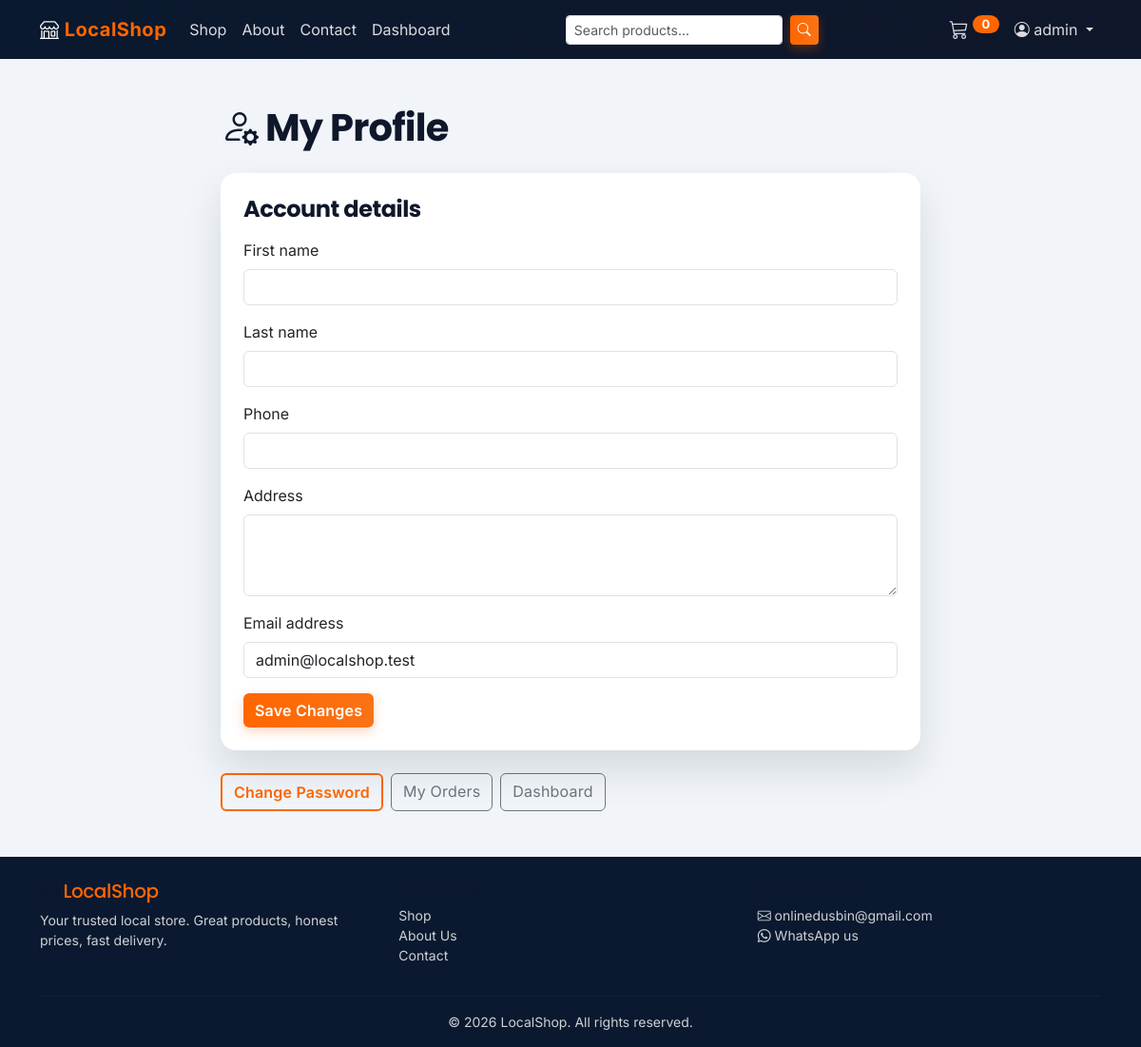
The page /accounts/profile/ (signed in) on the database its author committed.
### accounts/models.py (models this page shows, shortened)
class CustomUser(AbstractUser):
    class Role(models.TextChoices):
        CUSTOMER = 'CUSTOMER', 'Customer'
        SHOP_OWNER = 'SHOP_OWNER', 'Shop Owner'
        ADMIN = 'ADMIN', 'Administrator'
    role = models.CharField(
        max_length=20,
        choices=Role.choices,
        default=Role.CUSTOMER,
        help_text='Determines dashboard access and store management permissions.',
    )
    phone = models.CharField(max_length=20, blank=True)
    address = models.TextField(blank=True)
    @property
    def is_staff_member(self):
        return self.role in (self.Role.SHOP_OWNER, self.Role.ADMIN) or self.is_superuser

### store/models.py (models this page shows, shortened)
class ContactSettings(models.Model):
    email = models.EmailField(
        blank=True,
        help_text='Shown on the contact page and used as the fallback recipient for the contact form.',
    )
    phone = models.CharField(
        max_length=30,
        blank=True,
        help_text='Tap-to-call number. Spaces, dashes and a leading + are fine.',
    )
    whatsapp_number = models.CharField(
        max_length=20,
        blank=True,
        help_text='Digits only, including country code, e.g. 918837351115.',
    )
    address = models.TextField(blank=True, help_text='Shop address shown on the contact page.')
    opening_hours = models.CharField(
        max_length=120,
        blank=True,
        help_text='e.g. Mon - Sat: 9:00 AM - 8:00 PM',
    )
    updated_at = models.DateTimeField(auto_now=True)
    class Meta:
        verbose_name_plural = 'Contact settings'
    @classmethod
    def load(cls):
        obj, _ = cls.objects.get_or_create(
            pk=1,
            defaults={
                'email': getattr(settings, 'CONTACT_EMAIL', ''),
                'phone': getattr(settings, 'PHONE_NUMBER', ''),
                'whatsapp_number': getattr(settings, 'WHATSAPP_NUMBER', ''),
                'address': getattr(settings, 'SHOP_ADDRESS', ''),
                'opening_hours': getattr(settings, 'SHOP_HOURS', ''),
            },
        )
        return obj

### accounts/views.py (the view)
# urls.py: path('profile/', views.profile, name='profile'),
@login_required
def profile(request):
    if request.method == 'POST':
        form = ProfileUpdateForm(request.POST, instance=request.user)
        if form.is_valid():
            form.save()
            django_messages.success(request, 'Your profile was updated.')
            return redirect('accounts:profile')
    else:
        form = ProfileUpdateForm(instance=request.user)
    return render(request, 'accounts/profile.html', {'form': form})

### accounts/forms.py
class ProfileUpdateForm(forms.ModelForm):
    class Meta:
        model = CustomUser
        fields = ('first_name', 'last_name', 'phone', 'address', 'email')
        widgets = {
            'first_name': forms.TextInput(attrs={'class': 'form-control'}),
            'last_name': forms.TextInput(attrs={'class': 'form-control'}),
            'phone': forms.TextInput(attrs={'class': 'form-control'}),
            'address': forms.Textarea(attrs={'class': 'form-control', 'rows': 3}),
            'email': forms.EmailInput(attrs={'class': 'form-control'}),
        }

### ShopLocal/context_processors.py (called while the page is built)
def _contact():
    try:
        return ContactSettings.load()
    except Exception:
        return None

### cart/context_processors.py (called while the page is built)
def cart_counter(request):
    cart = get_cart(request)
    count = sum(int(data.get('quantity', 1)) for data in cart.values())
    return {'cart_count': count}

### cart/views.py (called while the page is built)
def get_cart(request):
    return request.session.setdefault(CART_SESSION_KEY, {})

### pages/utils.py (called while the page is built)
def format_phone(raw):
    raw = (raw or '').strip()
    if not raw:
        return ''
    digits = ''.join(ch for ch in raw if ch.isdigit() or ch == '+')
    return '+' + digits.lstrip('+')

def build_tel_link(number=None):
    number = number or contact_details()['phone']
    return f'tel:{format_phone(number)}' if number else ''

### templates/accounts/profile.html (shortened to what this page needs)
{% extends 'base.html' %}
{% block content %}
<section class="py-5">
    <div class="container" style="max-width: 760px;">
        <h1 class="fw-bold mb-4"><i class="bi bi-person-gear"></i> My Profile</h1>
        <div class="card auth-card p-4 mb-4">
            <h4 class="fw-bold mb-3">Account details</h4>
            <form method="post" novalidate>
                {% for field in form %}
                <div class="mb-3">
                    <label class="form-label">{{ field.label }}</label>
                    {{ field }}
                </div>
                {% endfor %}
                <button class="btn btn-accent" type="submit">Save Changes</button>
            </form>
        </div>
        <div class="d-flex flex-wrap gap-2">
            <a href="{% url 'accounts:change_password' %}" class="btn btn-outline-accent">Change Password</a>
            <a href="{% url 'orders:history' %}" class="btn btn-outline-secondary">My Orders</a>
            {% if user.is_staff_member %}
            <a href="{% url 'dashboard:home' %}" class="btn btn-outline-secondary">Dashboard</a>
            {% endif %}
        </div>
    </div>
</section>
{% endblock %}

### templates/base.html (shortened to what this page needs)
{% load static %}
<!DOCTYPE html>
<html lang="en">
<head>
    <link href="https://cdn.jsdelivr.net/npm/bootstrap@5.3.3/dist/css/bootstrap.min.css" rel="stylesheet">
    <link href="https://cdn.jsdelivr.net/npm/bootstrap-icons@1.11.3/font/bootstrap-icons.min.css" rel="stylesheet">
    <link href="{% static 'css/localshop.css' %}" rel="stylesheet">
</head>
<body>
<nav class="navbar navbar-expand-lg navbar-dark navbar-localshop sticky-top">
    <div class="container">
        <a class="navbar-brand" href="{% url 'pages:home' %}">
            <i class="bi bi-shop"></i> <span class="accent">{{ shop_name }}</span>
        </a>
        <div class="collapse navbar-collapse" id="mainNav">
            <ul class="navbar-nav me-auto mb-2 mb-lg-0">
                <li class="nav-item"><a class="nav-link" href="{% url 'store:product_list' %}">Shop</a></li>
                <li class="nav-item"><a class="nav-link" href="{% url 'pages:about' %}">About</a></li>
                <li class="nav-item"><a class="nav-link" href="{% url 'pages:contact' %}">Contact</a></li>
                {% if user.is_authenticated and user.is_staff_member %}
                <li class="nav-item"><a class="nav-link" href="{% url 'dashboard:home' %}">Dashboard</a></li>
                {% endif %}
            </ul>
            <form class="d-flex me-lg-3 mb-2 mb-lg-0" method="get" action="{% url 'store:product_list' %}">
                <input class="form-control form-control-sm me-2" type="search" name="q" placeholder="Search products..."
                       value="{{ query|default:'' }}">
                <button class="btn btn-accent btn-sm" type="submit"><i class="bi bi-search"></i></button>
            </form>
            <ul class="navbar-nav ms-auto align-items-lg-center">
                <li class="nav-item">
                    <a class="nav-link position-relative" href="{% url 'cart:cart_detail' %}">
                        <i class="bi bi-cart3 fs-5"></i>
                        <span class="cart-badge">{{ cart_count|default:0 }}</span>
                    </a>
                </li>
                {% if user.is_authenticated %}
                <li class="nav-item dropdown">
                    <a class="nav-link dropdown-toggle" href="#" role="button" data-bs-toggle="dropdown">
                        <i class="bi bi-person-circle"></i> {{ user.username }}
                    </a>
                </li>
                {% else %}
                <li class="nav-item"><a class="nav-link" href="{% url 'accounts:login' %}">Login</a></li>
                <li class="nav-item"><a class="btn btn-accent btn-sm ms-2" href="{% url 'accounts:register' %}">Register</a></li>
                {% endif %}
            </ul>
        </div>
    </div>
</nav>
<main>
    {% block content %}{% endblock %}
</main>
<footer class="footer-localshop mt-auto pt-4 pb-3">
    <div class="container">
        <div class="row g-3">
            <div class="col-md-4">
                <h5><i class="bi bi-shop"></i> <span class="text-accent">{{ shop_name }}</span></h5>
                <p class="small mb-0">Your trusted local store. Great products, honest prices, fast delivery.</p>
            </div>
            <div class="col-md-4">
                <h6>Quick Links</h6>
                <ul class="list-unstyled small">
                    <li><a href="{% url 'store:product_list' %}">Shop</a></li>
                    <li><a href="{% url 'pages:about' %}">About Us</a></li>
                    <li><a href="{% url 'pages:contact' %}">Contact</a></li>
                </ul>
            </div>
            <div class="col-md-4">
                <h6>Get in Touch</h6>
                <ul class="list-unstyled small">
                    {% if gmail_link %}
                    <li><a href="{{ gmail_link }}" target="_blank"><i class="bi bi-envelope"></i> {{ contact_email }}</a></li>
                    {% endif %}
                    {% if whatsapp_number %}
                    <li><a href="https://wa.me/{{ whatsapp_number }}" target="_blank"><i class="bi bi-whatsapp"></i> WhatsApp us</a></li>
                    {% endif %}
                </ul>
            </div>
        </div>
        <hr class="my-3" style="border-color: rgba(255,255,255,.15);">
        <div class="text-center small">&copy; {% now 'Y' %} {{ shop_name }}. All rights reserved.</div>
    </div>
</footer>
</body>
</html>

### static/css/localshop.css (style rules this page uses)
:root { --ls-dark: #0F172A; --ls-dark-2: #1E293B; --ls-primary: #1E3A8A; --ls-navy: #0A192F; --ls-accent: #FF6600; --ls-accent-2: #F97316; --ls-light: #F8FAFC; --ls-muted: #94A3B8; --ls-bg: #F1F5F9; }
body { background-color: var(--ls-bg); font-family: 'Inter', 'Segoe UI', system-ui, -apple-system, sans-serif; display: flex; min-height: 100vh; flex-direction: column; }
h1, h2, h3, h4, h5, h6, .display-1, .display-2, .display-3, .display-4, .display-5, .display-6 { font-family: 'Poppins', 'Inter', sans-serif; letter-spacing: -.02em; color: var(--ls-dark); }
main { flex: 1; }
.navbar-localshop { background: linear-gradient(90deg, var(--ls-navy) 0%, var(--ls-dark) 100%); }
.navbar-localshop .navbar-brand { color: #fff; font-weight: 700; letter-spacing: .5px; }
.navbar-localshop .navbar-brand span.accent { color: var(--ls-accent); }
.navbar-localshop .nav-link { color: rgba(255, 255, 255, .85); }
.cart-badge { background: var(--ls-accent); color: #fff; font-weight: 700; border-radius: 50rem; padding: .15rem .6rem; font-size: .8rem; vertical-align: top; }
.btn-accent { background: linear-gradient(90deg, var(--ls-accent) 0%, var(--ls-accent-2) 100%); color: #fff; font-weight: 600; border: none; }
.btn-outline-accent { color: var(--ls-accent); border: 2px solid var(--ls-accent); font-weight: 600; }
.text-accent { color: var(--ls-accent); }
.footer-localshop { background: var(--ls-navy); color: rgba(255, 255, 255, .8); }
.footer-localshop a { color: rgba(255, 255, 255, .8); text-decoration: none; }
.auth-card { border: none; border-radius: 1rem; box-shadow: 0 20px 40px rgba(15, 23, 42, .12); }
.btn { letter-spacing: .2px; }
.btn-accent { box-shadow: 0 4px 12px rgba(255, 102, 0, .28); }
main, .footer-localshop { overflow-wrap: break-word; }

### rows shown on the page
CustomUser: username "admin", form "admin@localshop.test"
ContactSettings: email "onlinedusbin@gmail.com"

### other values the page prints
{{ shop_name }} "LocalShop"
{{ cart_count|default:0 }} "0"
{{ field.label }} "First name" "Last name" "Phone" "Address" "Email address"
